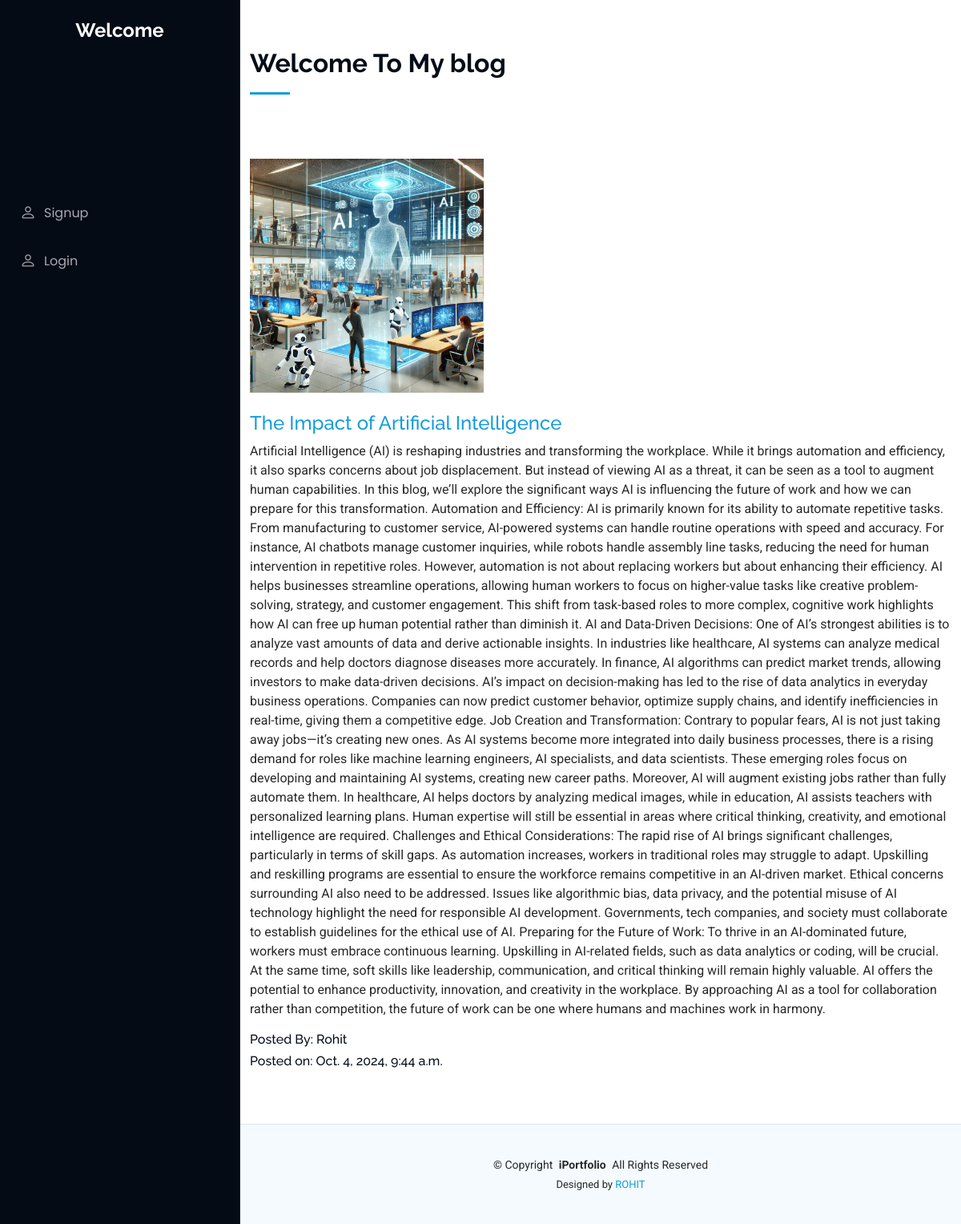
Page /blog on the committed database.
### portfolio/models.py (models this page shows, shortened)
class Blog(models.Model):
    title=models.CharField(max_length=60)
    description=models.TextField()
    authorname=models.CharField(max_length=50)
    img=models.ImageField(upload_to="blog",blank=True,null=True)
    timestamp=models.DateTimeField(auto_now_add=True,blank=True)

### portfolio/views.py (the view)
# urls.py: path('blog',views.blogs,name="Blog"),
def blogs(request):
    post=Blog.objects.all()
    context={"posts":post}
    return render(request,"blog.html",context)

### templates/blog.html (shortened to what this page needs)
{% extends "base.html" %}
{% block body %}
<section id="blog-posts" class="blog-posts section">
    <div class="container section-title" data-aos="fade-up">
        <h2>Welcome To My blog</h2>
    </div>
    <div class="container">
        <div class="">
            {% for post in posts %}
            <div class="" data-aos="fade-up" data-aos-delay="100">
                <div class=" text-center col-lg-4" data-aos="fade-right">
                    <img src="{{ post.img.url }}" class="img-fluid" alt="">
                </div>
                <br>
                <div>
                    <h4 class="title"><a href="" class="stretched-link">{{ post.title }}</a></h4>
                    <p class="description">{{ post.description }}</p>
                    <h6>Posted By: {{ post.authorname }}</h6>
                    <h6>Posted on: {{ post.timestamp }}</h6>
                </div>
            </div>
            {% endfor %}
        </div>
    </div>
</section>
{% endblock body %}

### templates/base.html (shortened to what this page needs)
{% load static %}
<!DOCTYPE html>
<html lang="en">
<head>
  <link rel="stylesheet" href="https://cdnjs.cloudflare.com/ajax/libs/font-awesome/6.0.0-beta3/css/all.min.css">
  <link href="{% static "assets/vendor/bootstrap/css/bootstrap.min.css" %}" rel="stylesheet">
  <link href="{% static "assets/vendor/bootstrap-icons/bootstrap-icons.css" %}" rel="stylesheet">
  <link href="{% static "assets/vendor/aos/aos.css" %}" rel="stylesheet">
  <link href="{% static "assets/vendor/glightbox/css/glightbox.min.css" %}" rel="stylesheet">
  <link href="{% static "assets/vendor/swiper/swiper-bundle.min.css" %}" rel="stylesheet">
  <link href= "{% static "assets/css/main.css" %}" rel="stylesheet">
</head>
<body class="index-page">
  <header id="header" class="header dark-background d-flex flex-column">
    <a href="index.html" class="logo d-flex align-items-center justify-content-center">
      <h1 class="sitename my-4 text-center">   Welcome {{user.username}} </h1>
    </a>
    <nav id="navmenu" class="navmenu">
      <ul>
        {% if not request.user.is_authenticated %}
        <br>
        <br>
        <br>
        <br>
        <br>
        <br>
        <li><a href="/auth/signup/"><i class="bi bi-person navicon"></i> Signup</a></li>
        <li><a href="/auth/login/"><i class="bi bi-person navicon"></i> Login</a></li>
        {% endif %}
      </ul>
    </nav>
  </header>
   <main id="main">
    {% block body %}
    {% endblock body %}
   </main>
   <footer id="footer" class="footer position-relative light-background">
    <div class="container">
      <div class="copyright text-center ">
        <p>© <span>Copyright</span> <strong class="px-1 sitename">iPortfolio</strong> <span>All Rights Reserved</span></p>
      </div>
      <div class="credits">
        Designed by <a href="">ROHIT</a>
      </div>
    </div>
  </footer>
</body>
</html>

### static/assets/css/main.css (style rules this page uses)
:root { --default-font: "Roboto", system-ui, -apple-system, "Segoe UI", Roboto, "Helvetica Neue", Arial, "Noto Sans", "Liberation Sans", sans-serif, "Apple Color Emoji", "Segoe UI Emoji", "Segoe UI Symbol", "Noto Color Emoji"; --heading-font: "Raleway", sans-serif; --nav-font: "Poppins", sans-serif; }
:root { --background-color: #ffffff; --default-color: #272829; --heading-color: #050d18; --accent-color: #149ddd; --surface-color: #ffffff; --contrast-color: #ffffff; }
:root { --nav-color: #a8a9b4; --nav-hover-color: #ffffff; --nav-mobile-background-color: #040b14; --nav-dropdown-background-color: #040b14; --nav-dropdown-color: #a8a9b4; --nav-dropdown-hover-color: #ffffff; }
.light-background { --background-color: #f4fafd; --surface-color: #ffffff; }
.dark-background { --background-color: #040b14; --default-color: #ffffff; --heading-color: #ffffff; --surface-color: #151f2b; --contrast-color: #ffffff; }
:root { scroll-behavior: smooth; }
body { color: var(--default-color); background-color: var(--background-color); font-family: var(--default-font); }
a { color: var(--accent-color); text-decoration: none; transition: 0.3s; }
h1, h2, h3, h4, h5, h6 { color: var(--heading-color); font-family: var(--heading-font); }
.header { color: var(--default-color); background-color: var(--background-color); position: fixed; top: 0; left: 0; bottom: 0; padding: 0 15px; width: 300px; transition: all ease-in-out 0.3s; overflow-y: auto; z-index: 997; border-right: 1px solid color-mix(in srgb, var(--default-color), transparent 90%); }
.header .logo { line-height: 1; margin-bottom: 15px; }
.header .logo h1 { font-size: 24px; margin: 0; font-weight: 700; color: var(--heading-color); }
@media (min-width: 1200px) { .header~main, .header~#footer { margin-left: 300px; } }
.navmenu { padding: 0; z-index: 9997; }
.navmenu ul { list-style: none; padding: 0 0 20px 0; margin: 0; }
.navmenu a, .navmenu a:focus { color: var(--nav-color); padding: 15px 10px; font-family: var(--nav-font); font-size: 16px; font-weight: 400; display: flex; align-items: center; white-space: nowrap; transition: 0.3s; width: 100%; }
.navmenu a .navicon, .navmenu a:focus .navicon { font-size: 20px; margin-right: 10px; }
.footer { color: var(--default-color); background-color: var(--background-color); font-size: 14px; padding: 40px 0; position: relative; border-top: 1px solid color-mix(in srgb, var(--default-color), transparent 90%); }
.footer .copyright p { margin-bottom: 0; }
.footer .credits { margin-top: 4px; font-size: 13px; text-align: center; }
section, .section { color: var(--default-color); background-color: var(--background-color); padding: 60px 0; overflow: clip; }
.section-title { padding-bottom: 60px; position: relative; }
.section-title h2 { font-size: 32px; font-weight: 700; margin-bottom: 20px; padding-bottom: 20px; position: relative; }
.section-title h2:after { content: ""; position: absolute; display: block; width: 50px; height: 3px; background: var(--accent-color); left: 0; bottom: 0; }

### rows in the picture
Blog: img (picture), title "The Impact of Artificial Intelligence", description "Artificial Intelligence (AI) is reshaping industries and transforming the workplace. While it brings automation and efficiency, it also sparks concerns about job displacement. But instead of viewing AI as a threat, it can be seen as a tool to augment human capabilities. In this blog, we’ll explore the significant ways AI is influencing the future of work and how we can prepare for this transformation. Automation and Efficiency: AI is primarily known for its ability to automate repetitive tasks. From manufacturing to customer service, AI-powered systems can handle routine operations with speed and accuracy. For instance, AI chatbots manage customer inquiries, while robots handle assembly…", authorname "Rohit", timestamp "Oct. 4, 2024, 9:44 a.m."
